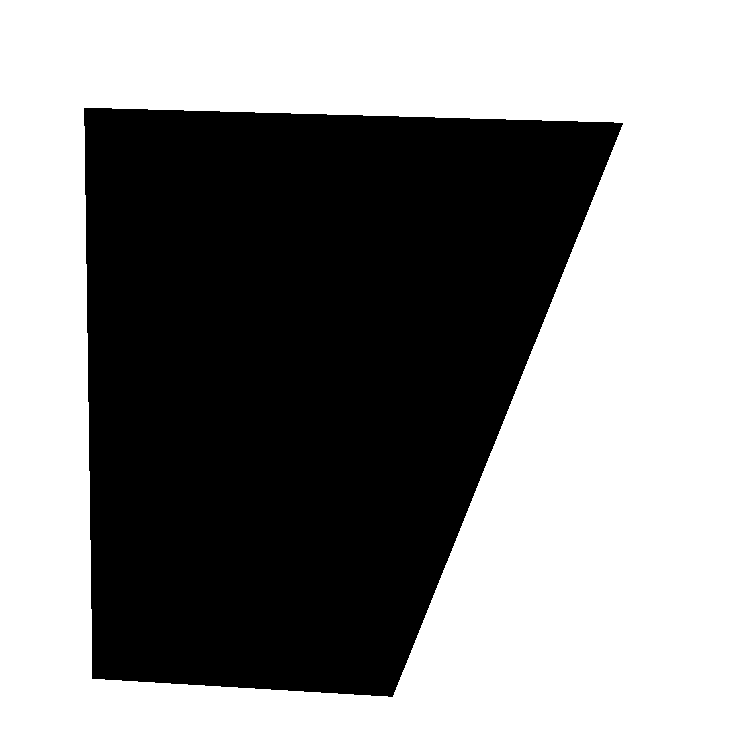
#> input picture lab1/map.png, 751 x 752 px
$ python bug1.py
#> lines starting #> are read from the running program, lines starting #| are printed output that depends on the picture; after the words box and inside, x2 and y2 are one past the last pixel; in counts of white or black regions, pixels touching at a corner belong together
import cv2
import numpy as np

# Parameters
START = (10, 10)  # (row, col)
GOAL = (699, 699)
MAP_FILE = 'map.png'

# Load and process the map
map_img = cv2.imread(MAP_FILE, cv2.IMREAD_GRAYSCALE)
#> map_img: shape (752, 751); 57.1% white; 1 black region, box (x1, y1, x2, y2) and area: (84, 108, 623, 697) 242132
height, width = map_img.shape
#> height = 752; width = 751
binary_map = (map_img > 127).astype(np.uint8)  # 1 for free, 0 for obstacle

def in_bounds(p):
    x, y = p
    return 0 <= x < height and 0 <= y < width

def is_free(p):
    return in_bounds(p) and binary_map[p] == 1

def distance(p1, p2):
    return np.linalg.norm(np.array(p1) - np.array(p2))

def bresenham_line(p0, p1):
    x0, y0 = p0
    x1, y1 = p1
    line = []
    steep = abs(y1 - y0) > abs(x1 - x0)
    if steep:
        x0, y0 = y0, x0
        x1, y1 = y1, x1
    swapped = False
    if x0 > x1:
        x0, x1 = x1, x0
        y0, y1 = y1, y0
        swapped = True
    dx = x1 - x0
    dy = abs(y1 - y0)
    error = dx // 2
    ystep = 1 if y0 < y1 else -1
    y = y0
    for x in range(x0, x1 + 1):
        pt = (y, x) if steep else (x, y)
        line.append(pt)
        error -= dy
        if error < 0:
            y += ystep
            error += dx
    if swapped:
        line.reverse()
    return line

def go_to_goal(curr, goal):
    line = bresenham_line(curr, goal)
    for p in line:
        if not is_free(p):
            return False, p  # Hit point
    return True, goal

def get_contour_containing_point(contours, point):
    for cnt in contours:
        if cv2.pointPolygonTest(cnt, (point[1], point[0]), False) >= 0:
            return cnt
    return None

def wall_follow_using_edges(hit_point, goal, edge_img):
    contours, _ = cv2.findContours(edge_img, cv2.RETR_EXTERNAL, cv2.CHAIN_APPROX_NONE)
    contour = get_contour_containing_point(contours, hit_point)
    if contour is None:
        return None, []

    contour_points = [tuple(pt[0][::-1]) for pt in contour]  # (row, col)

    # Find the index closest to hit point
    if hit_point in contour_points:
        start_idx = contour_points.index(hit_point)
    else:
        dists = [distance(p, hit_point) for p in contour_points]
        start_idx = int(np.argmin(dists))

    visited = []
    min_dist = float('inf')
    leave_point = hit_point

    n = len(contour_points)
    idx = start_idx
    first_loop = True

    while True:
        pt = contour_points[idx]
        visited.append(pt)

        d = distance(pt, goal)
        if d < min_dist:
            min_dist = d
            leave_point = pt

        idx = (idx + 1) % n  # Clockwise
        if idx == start_idx and not first_loop:
            break
        first_loop = False

    return leave_point, visited

def bug1_with_edge_detection(start, goal, binary_map):
#> called with start = (10, 10), goal = (699, 699)
    curr = start
    path = [curr]
    visited_hit_points = set()

    while True:
        success, result = go_to_goal(curr, goal)
        if success:
            path.extend(bresenham_line(curr, goal)[1:])
            break

        hit_point = result
        if hit_point in visited_hit_points:
            print("Goal unreachable. Obstacle loop detected.")
            break
        visited_hit_points.add(hit_point)
        path.append(hit_point)

        obstacle_map = (1 - binary_map) * 255
        edges = cv2.Canny(obstacle_map.astype(np.uint8), 100, 200)

        leave_point, contour_path = wall_follow_using_edges(hit_point, goal, edges)
        if leave_point is None:
            print("No leave point found. Goal unreachable.")
            break

        path.extend(contour_path)
        path.append(leave_point)
        curr = leave_point
#> this loop made 2 passes
#> (success, start_idx in wall_follow_using_edges, n in wall_follow_using_edges, curr) on pass 1: (False, 1958, 1981, (593, 434))
#> pass 1, in bug1_with_edge_detection, `edges = cv2.Canny(obstacle_map.astype(np.uint8), 100, 200)`:
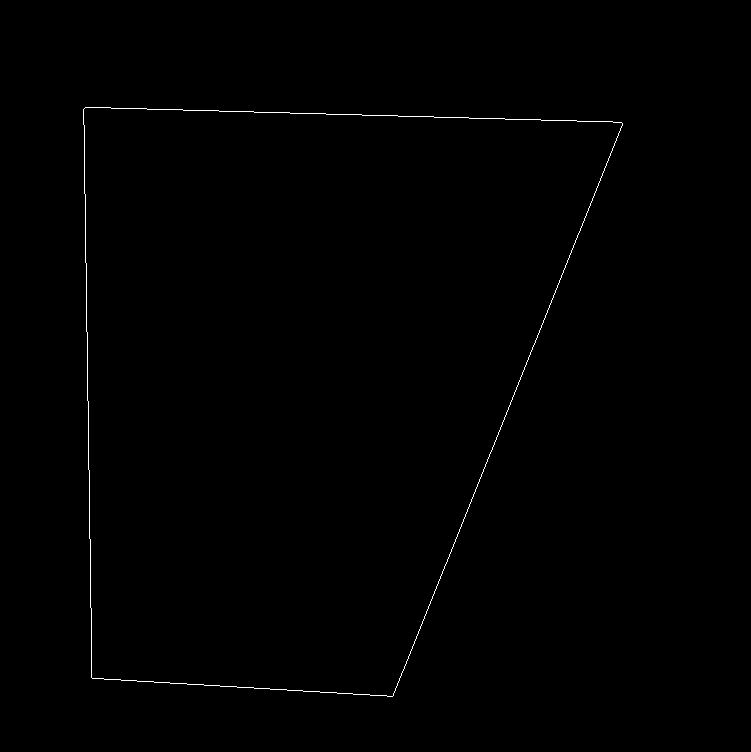
#> edges: shape (752, 751); 0.35% white in thin lines or dots, all inside (x1, y1, x2, y2) = (83, 107, 623, 697)

    return path, hit_point

def draw_path(image, path, start, hit_point):
#> called with start = (10, 10), hit_point = (108, 108)
    color_img = cv2.cvtColor(image, cv2.COLOR_GRAY2BGR)
#> color_img is the input picture: shape (752, 751, 3); 57.1% white; 1 black region, box (x1, y1, x2, y2) and area: (84, 108, 623, 697) 242132

    # Draw the path
    for p in path:
        cv2.circle(color_img, (p[1], p[0]), 1, (0, 0, 255), -1)
#> this loop made 2249 passes
#> p on passes 1 to 3: (10, 10), (108, 108), (107, 108)
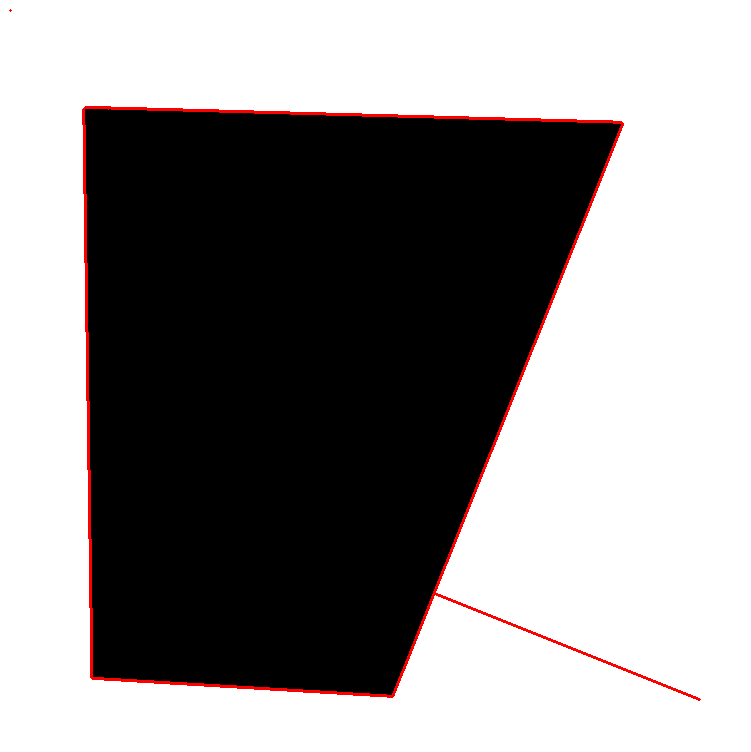
#> color_img: shape (752, 751, 3); 1.19% of pixels changed, all inside (x1, y1, x2, y2) = (9, 9, 701, 701)

    # Highlight start and goal
    cv2.circle(color_img, (start[1], start[0]), 3, (0, 255, 0), -1)
#> color_img: shape (752, 751, 3); 0.01% of pixels changed, all inside (x1, y1, x2, y2) = (7, 7, 14, 14)
    cv2.circle(color_img, (GOAL[1], GOAL[0]), 3, (255, 0, 0), -1)
#> color_img: shape (752, 751, 3); mean B, G, R 143.8, 143.8, 146.8

    # Draw the line from start to hit point (collision point)
    cv2.line(color_img, (start[1], start[0]), (hit_point[1], hit_point[0]), (0,0, 255), 2)
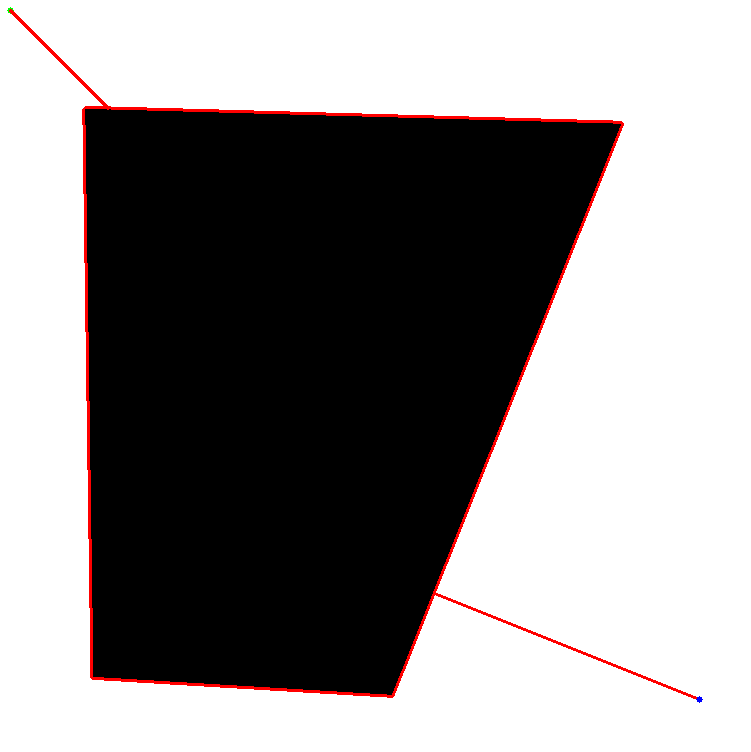
#> color_img: shape (752, 751, 3); mean B, G, R 143.6, 143.6, 146.8

    return color_img

if __name__ == "__main__":
    print("Running Bug 1 with edge detection...")
    path, hit_point = bug1_with_edge_detection(START, GOAL, binary_map)
    result_img = draw_path(map_img, path, START, hit_point)
    cv2.imwrite("bug1_edge_path.png", result_img)
    cv2.imshow("Bug 1 with Edge Detection", result_img)
    cv2.waitKey(0)
    cv2.destroyAllWindows()
